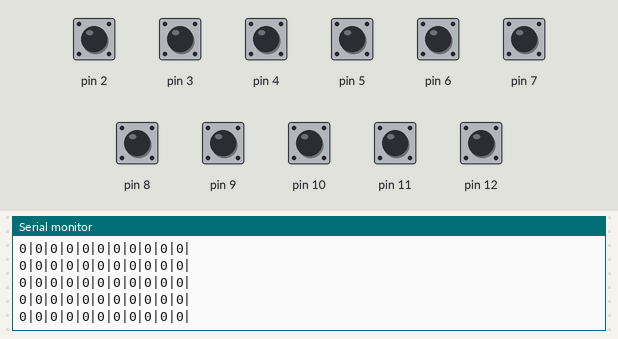
A sketch run on a simulated Arduino Uno, built with avr-gcc and run on an emulated ATmega328P. On the bench: the last lines printed to the serial monitor. Inputs (shaded band) come from the test bench; at power-on: pin 2–12 HIGH.

Above: at 1.2 s.
1.3 s: pin 2 pulled LOW for 0.15 s
At 1.43 s:
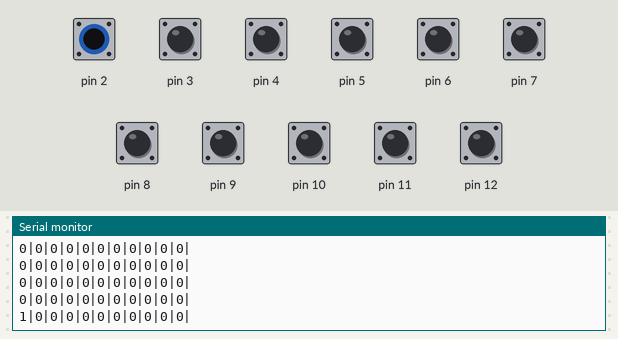
2.9 s: pin 3 pulled LOW for 0.15 s
4.5 s: pin 4 pulled LOW for 0.15 s
At 4.7 s:
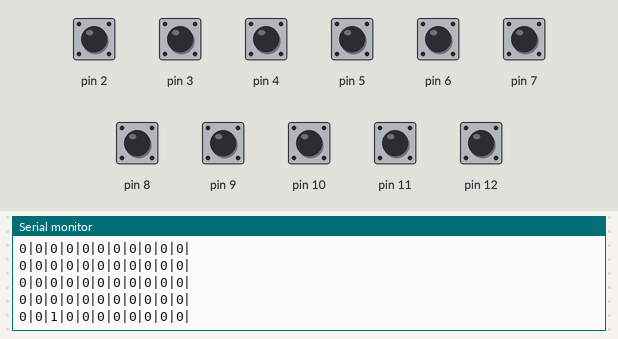
6.1 s: pin 5 pulled LOW for 0.15 s
At 6.23 s:
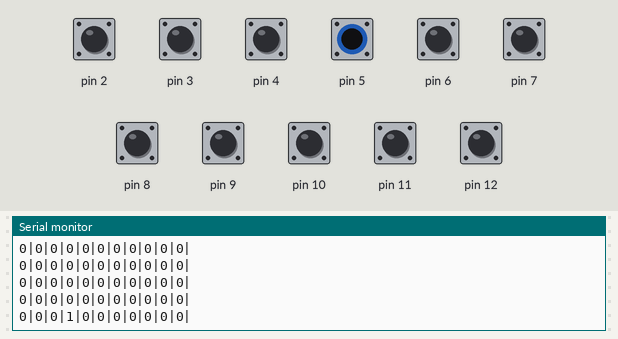
9.2 s: pin 6 pulled LOW for 0.15 s
At 9.39 s:
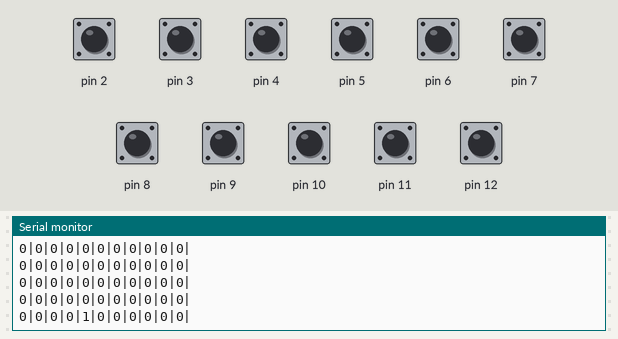
10.8 s: pin 7 pulled LOW for 0.15 s
At 10.92 s:
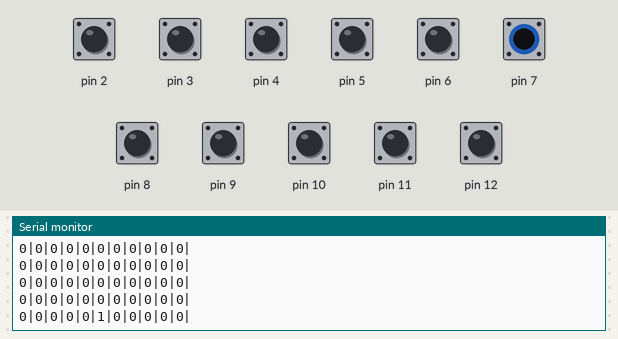

Measured:
- after the input at 1.3 s, the serial monitor: prints a new line after 0.13 s (image 1)
- after the input at 4.5 s, the serial monitor: prints a new line after 0.19 s (image 2)
- after the input at 6.1 s, the serial monitor: prints a new line after 0.12 s (image 3)
- after the input at 9.2 s, the serial monitor: prints a new line after 0.18 s (image 4)
- after the input at 10.8 s, the serial monitor: prints a new line after 0.11 s (image 5)

The sketch:

write_line.ino
```cpp
byte buttonState = 0;
void setup() {

  Serial.begin(9600);

  for (size_t i = 2; i < 13; i++) {
    pinMode(i, INPUT_PULLUP);
  }
}
String data = "";
void loop() {
  data = "";
  for (size_t i = 2; i < 13; i++) {
    buttonState = !digitalRead(i);
    data += String(buttonState) + String("|")   ;

  }
  delay(100);
  Serial.println(data );

}
```
